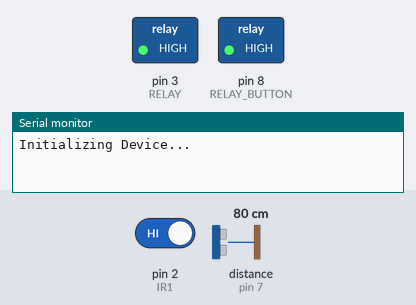
The sketch below on a simulated Arduino Uno, built with avr-gcc and run on an emulated ATmega328P. On the bench: switched loads named in the sketch (green lamp = pin HIGH), the last lines printed to the serial monitor. Wiring (inferred from the names in the program): ultrasonic range finder: trigger pin 6; echo pin 7. Inputs (shaded band) come from the test bench; at power-on: pin 2 (IR1) HIGH, distance to the obstacle (sensor on pin 7) 80 cm. The echo pulse lasts 58.3 µs per cm; the audio player accepts every command and is not drawn; pins used as bus, display or sensor lines are not drawn.

Above: at 7.2 s.
7.3 s: pin 2 (IR1) driven LOW
At 8.91 s:
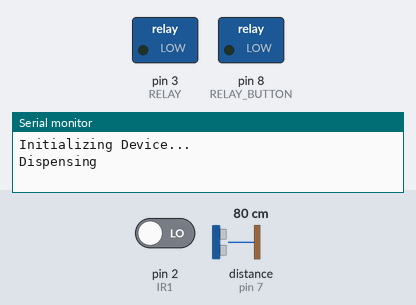
At 10.1 s:
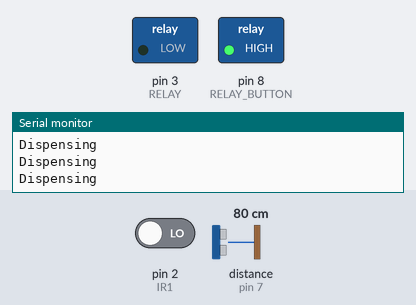
Timing chart, 0 to 15.3 s (numbered marks = the images above; inputs shaded):
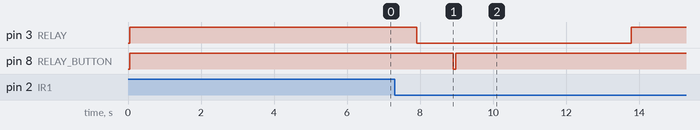

Measured:
- after the input at 7.3 s, pin 3 (RELAY): HIGH → LOW after 0.60 s, → HIGH 5.9 s later; pin 8 (RELAY_BUTTON): HIGH → LOW after 1.6 s, → HIGH 0.07 s later

The sketch:

macx-temperature-scanner.ino
```cpp
#include <SoftwareSerial.h>
#include <DFPlayer_Mini_Mp3.h>

/*
 * 2 - IR
 * 3 - RELAY 1
 * 4 - TX
 * 5 - RX
 * 6 - TRIG
 * 7 - ECHO
 */

 #define IR1 2
 #define RELAY 3
 #define RELAY_BUTTON 8
 #define DFTX 4
 #define RFTX 5
 #define TRIG 6
 #define ECHO 7

unsigned long millis_time = 0;
unsigned long period = 10000;

SoftwareSerial musicSerial(DFTX, RFTX);

// Initialize Music Device
void initializeMusic(){
  musicSerial.begin(9600);
  mp3_set_serial(musicSerial);
  delay(50);
  mp3_set_volume(30);
}

// Initialize Sensors
void initializeDevice(){
  Serial.begin(9600);
  Serial.println("Initializing Device...");
  initializeMusic();

  pinMode(IR1, INPUT);
  pinMode(RELAY, OUTPUT);
  pinMode(RELAY_BUTTON, OUTPUT);

  // HC-SR04
  pinMode(TRIG, OUTPUT);
  pinMode(ECHO, INPUT);

  digitalWrite(RELAY, HIGH);
  digitalWrite(RELAY_BUTTON, HIGH);
  delay(5000);
}

int getDistance(){
  digitalWrite(TRIG, LOW);
  delayMicroseconds(2);
  digitalWrite(TRIG, HIGH);
  delayMicroseconds(10);
  digitalWrite(TRIG, LOW);
  long duration = pulseIn(ECHO, HIGH);
  int distance = duration * 0.034 / 2;
  return distance;
}

/*
 * Detect if person is detected
 * (0) when detected, (1) when not detected
 */
bool personDetected(){
  if(digitalRead(IR1) == 0){
    return true;
  }
  return false;
}

/*
 * Dispensing Hand Sanitizer
 */
void dispenseHandSanitizer(int pre_made_delay=95){
  // Allow to dispense the hand sanitizer
  int counter = 0;
  delay(500);
  mp3_play(2);
  delay(100);
  int one_time = 0;
  while(counter <= pre_made_delay){
    counter++;
    Serial.println("Dispensing");
    if(one_time == 0){
      digitalWrite(RELAY, LOW);
      delay(1000);
      one_time = 1;
      digitalWrite(RELAY_BUTTON, LOW);
      delay(70);
      digitalWrite(RELAY_BUTTON, HIGH);
    }
    delay(50);
  }
  mp3_play(3);
  digitalWrite(RELAY, HIGH);
  delay(2000);
}

void setup() {
  initializeDevice();
  delay(1000);
}

void loop() {

  /* Trigger voice when person approaching
   * Distance Trigger : 40 CM */
  if(getDistance() < 40){
    Serial.println("Triggering Sound");
    if(millis() >= millis_time + period){
      mp3_play(1);
      millis_time = millis();
    }
  }

  /* Infrared Detect */
  if(personDetected()){
    dispenseHandSanitizer();
    delay(300);
  }

}
```
